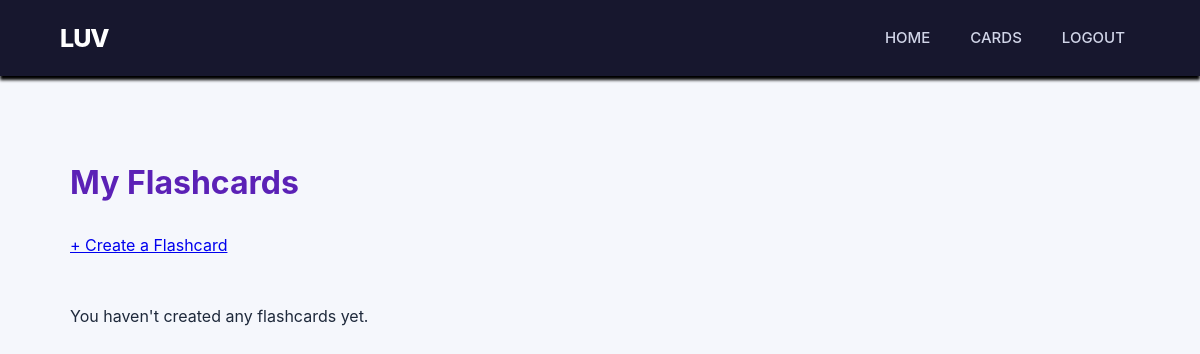
Before: /cards (signed in) with the older database file.
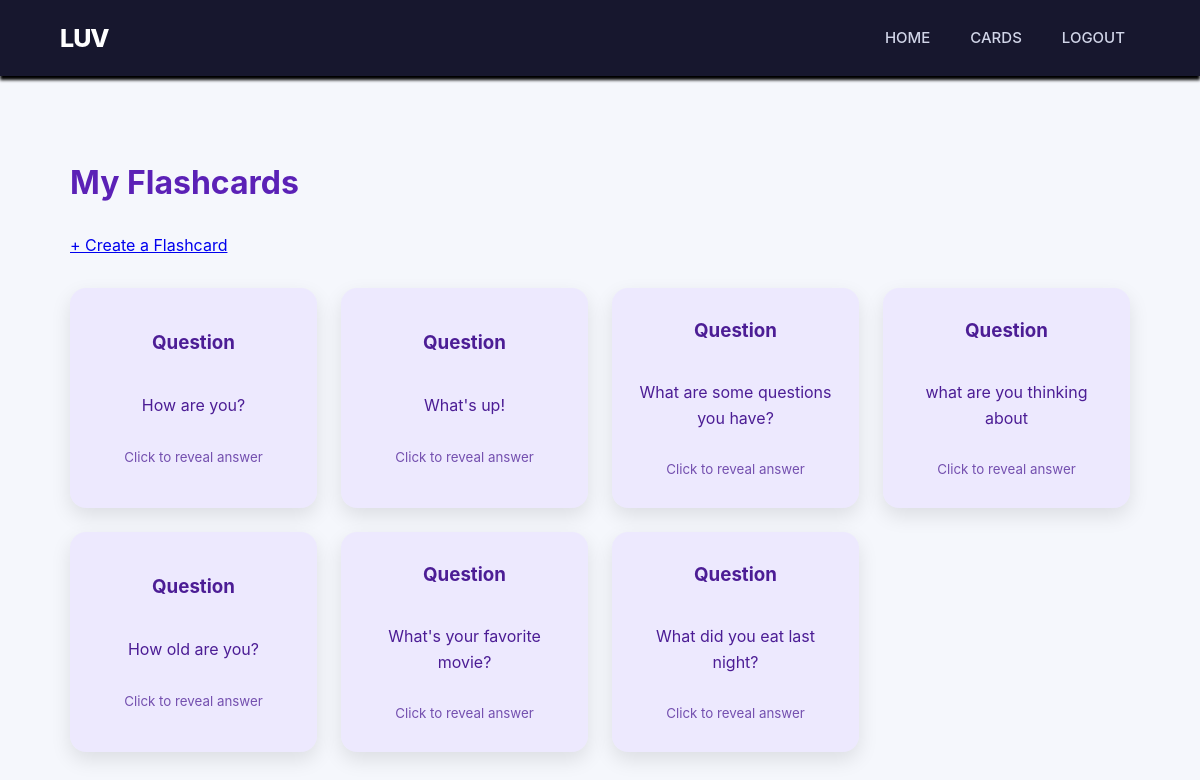
After: the same page with the newer database file.
### papo_cito.py (models this page shows)
class Card(db.Model):
    __tablename__ = "cards"
    id = db.Column(db.Integer, primary_key=True)
    question = db.Column(db.String(200))
    answer = db.Column(db.Text)
    user_id = db.Column(
            db.Integer,
            db.ForeignKey("pot_users.id"),
            nullable=False
            )

### papo_cito.py (the view)
@app.route("/cards", methods=["GET","POST"])
def cards():
    if request.method == "GET":
        user_id = session["user_id"]
        cards = Card.query.filter_by(
                user_id=user_id
                ).all()
        return render_template("cards.html", cards=cards)

### templates/cards.html (shortened to what this page needs)
{% extends "base.html" %}
{% block content %}
<div class="cards-page">
	<h1>My Flashcards</h1>
<a href= "{{ url_for('create_card') }}">
	+ Create a Flashcard
</a>
<div class = "cards-grid">
	{% for card in cards %}
	<div class="flashcard" onclick=flipCard(this)">
		<div class="flashcard-inner">
			<div class="flashcard-front">
				<h3>Question</h3>
				<p>{{ card.question }}</p>
				<small>Click to reveal answer</small>
			</div>
			<div class="flashcard-back">
				<h3>Answer</h3>
				<p>{{ card.answer }}</p>
				<small>Click to return</small>
			</div>
		</div>
	</div>
	{% else %}
	<p>You haven't created any flashcards yet.</p>
	{% endfor %}
</div>
{% endblock %}

### templates/base.html (shortened to what this page needs)
<!DOCTYPE html>
<html lang="en">
<head>
	<link rel="stylesheet" href="{{ url_for('static', filename='css/style.css') }}">
</head>
<body>
	<nav class="navbar">
		<div class="nav-container">
			<a class="logo" href="/" > LUV    </a>
			<div class="nav-links">
				{% if session.get("user_id") %}
				<a 	   href= "/        " > HOME      </a>
				<a         href= "/cards   " > CARDS     </a>
				<a         href= "/logout  " > LOGOUT    </a>
				{% else %}
				<a         href= "/login   " > LOGIN     </a>
				<a         href= "/register" > REGISTER  </a>
				{% endif %}
			</div>
		</div>
	</nav>
	<main class="thic-breast">
		{% block content %}
		{% endblock %}
	</main>
</body>
</html>

### static/css/style.css (style rules this page uses)
:root { --primary: #635bff; --primary-dark: #4f46e5; --background: #f5f7fc; --surface: #ffffff; --text: #1e293b; --muted: #64748b; --border: #e2e8f0; }
* { box-sizing: border-box; }
body { margin: 0; font-family: -apple-system, BlinkMacSystemFont, "Segoe UI", Roboto, sans-serif; background: var(--background); color: var(--text); line-height: 1.6; }
.logo { color: #ffffff; font-size: 25px; font-weight: 800; letter-spacing: -1px; text-decoration: none; white-space: nowrap; }
.navbar { background: #17172e; padding: 16px 0; box-shadow: 0 4px 3px rgba(0, 0, 0.12); position: sticky; top: 0; z-index: 1000; }
.nav-container { width: 90%; max-width: 1200px; margin: 0 auto; display:flex; align-items: center; justify-content: space-between; gap: 24px; }
.nav-links { display: flex; align-items: center; gap: 10px; }
.nav-links a { color: #d1d5e8; text-decoration: none; font-size: 15px; font-weight:500; padding: 10px 15px; border-radius: 10px; transition: background 0.2s ease, color 0.2s ease, transform 0.2s ease; }
.cards-page { max-width: 1100px; margin:40px auto; padding: 20px; }
.cards-page h1 { color: #5b21b6; margin-bottom: 24px; }
.cards-grid { display: grid; grid-template-columns: repeat(auto-fit, minmax(230px, 1fr)); gap:24px; margin-top: 30px; }
.flashcard { height: 220px; perspective: 1000px; cursor: pointer; }
.flashcard-inner { position:relative; width: 100%; height: 100%; transition: transoform 0.6s; transform-style: preserve-3d; }
.flashcard-front, .flashcard-back { position: absolute; inset: 0; padding: 24px; border-radius: 16px; box-sizing: border-box; display: flex; flex-direction: column; justify-content:center; align-items: center; text-align: center; backface-visibility: hidden; box-shadow: 0 8px 20px rgba(0, 0, 0, 0.10); overflow-wrap: anywhere; }
.flashcard-front { background: #ede9fe; color: #4c1d95; }
.flashcard-back { background: #5b21b6; color: white; transform:rotateY(180deg); }
.flashcard h3 { margin-top: 0; }
.flashcard p { white-space:pre-wrap; }
.flashcard small { margin-top: 12px; opacity:0.75; }

Changed rows visible on the page:
added Card: question "How are you?"
added Card: question "What's up!"
added Card: question "What are some questions you have?"
added Card: question "what are you thinking about"
added Card: question "How old are you?"
added Card: question "What's your favorite movie?"
added Card: question "What did you eat last night?"
Other visible differences:
text no longer shown: "You haven't created any flashcards yet."
